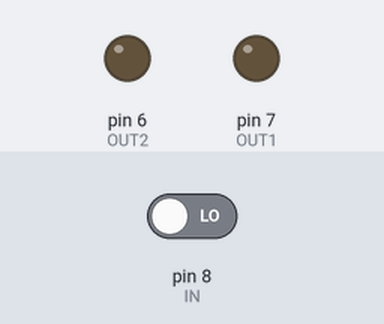
Bench run of a sketch on a simulated Arduino Uno, built with avr-gcc and run on an emulated ATmega328P. Shown: output pins drawn as LEDs (lit = HIGH). Inputs (shaded band) come from the test bench; at power-on: pin 8 (IN) LOW.

Above: at 1.2 s.
1.3 s: pin 8 (IN) driven HIGH
At 1.9 s:
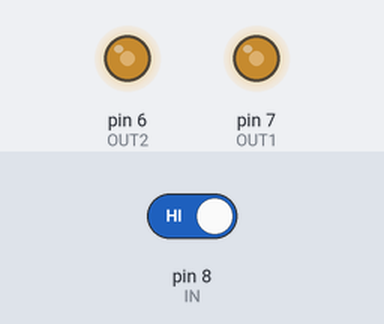
2.8 s: pin 8 (IN) driven LOW
At 3.8 s:
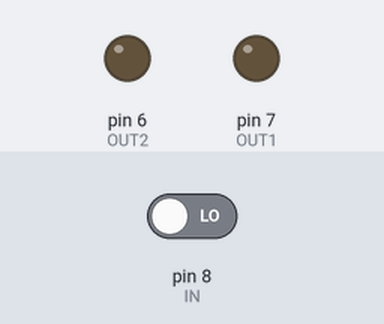
Timing chart, 0 to 5.8 s (numbered marks = the images above; inputs shaded):
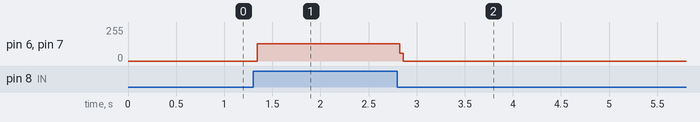

The sketch:

test3.ino
```cpp
void setup() {
  // put your setup code here, to run once:
  #define OUT1 7
  #define OUT2 6
  #define IN 8
  #define SPEED 500
  pinMode(OUT1, OUTPUT);
  pinMode(OUT2, OUTPUT);
  pinMode(IN, INPUT);
}

void loop() {
  // put your main code here, to run repeatedly:
  while (digitalRead(IN) == HIGH) {
    digitalWrite(OUT1,HIGH);
    digitalWrite(OUT2,HIGH);
    delayMicroseconds(SPEED);
    digitalWrite(OUT1,LOW);
    digitalWrite(OUT2,LOW);
    delayMicroseconds(SPEED);
  }
}
```

Measured:
- after the input at 1.3 s, pin 6 (OUT2), pin 7 (OUT1): 0/255 → 128/255 at once
- after the input at 2.8 s, pin 6 (OUT2), pin 7 (OUT1): 128/255 → 0/255 at once
